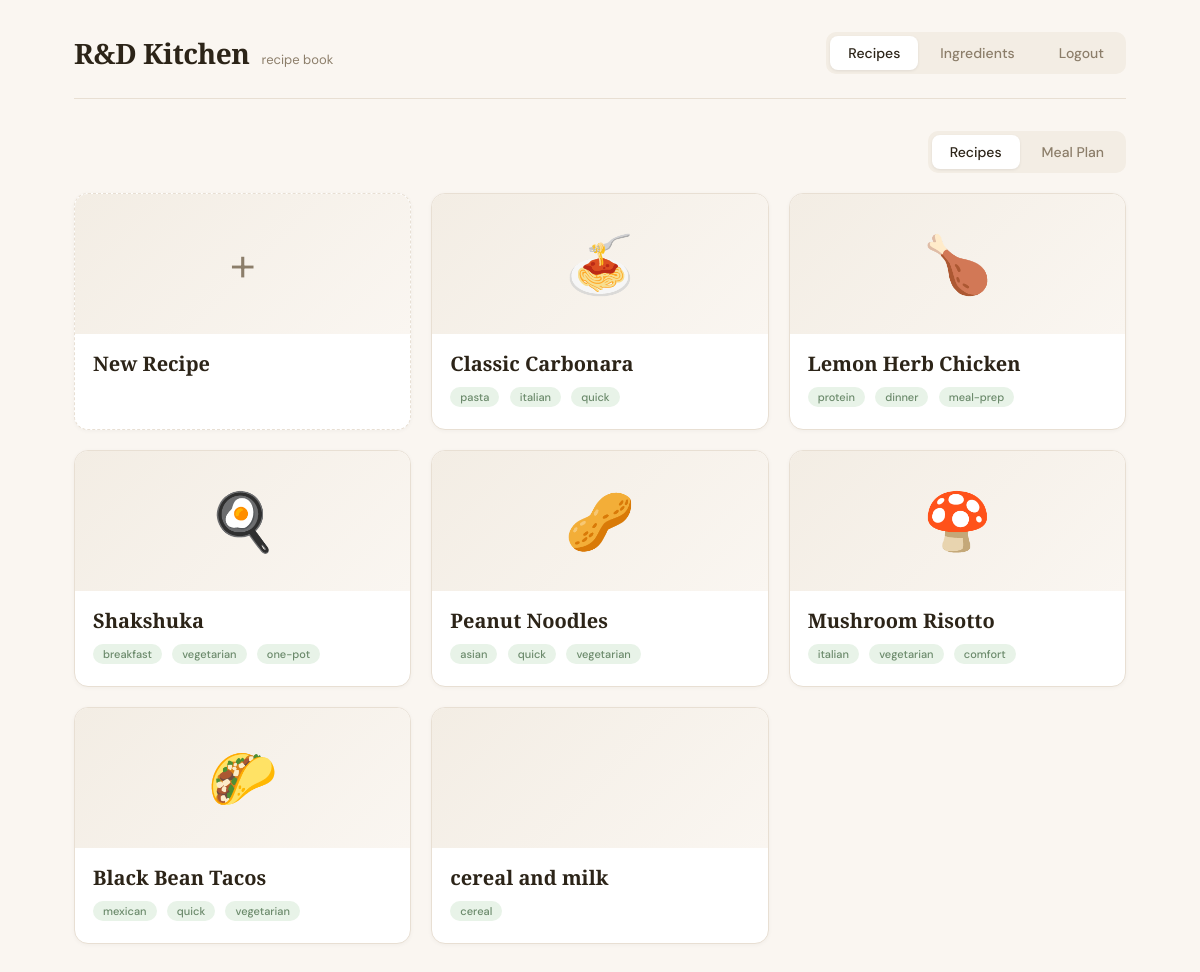
The page / (signed in) on the database its author committed.
### tables this page shows
CREATE TABLE recipe (
    id INTEGER PRIMARY KEY AUTOINCREMENT,
    title TEXT NOT NULL,
    image_path TEXT,
    servings INTEGER NOT NULL DEFAULT 4,
    tags TEXT DEFAULT ''
, source_url TEXT);

### app.py (the view)
@app.route("/")
def home():
    db = get_db()
    recipes = get_all_recipes(db)
    db.close()
    return render_template("home.html", recipes=recipes)

### app.py (called while the page is built)
@app.before_request
def ensure_db():
    if not hasattr(app, "_db_initialized"):
        init_db()
        db = get_db()
        seed_recipes(db)
        db.close()
        if seed_ingredients:
            try:
                seed_ingredients()
            except Exception as e:
                app.logger.warning(f"Ingredient seeding skipped: {e}")
        app._db_initialized = True

@app.context_processor
def utility_processor():
    return {"format_amount": format_amount, "is_admin": session.get("admin", False)}

### database.py (called while the page is built)
def get_db():
    db = sqlite3.connect(DB_PATH)
    db.row_factory = sqlite3.Row
    db.execute("PRAGMA foreign_keys = ON")
    return db

def get_all_recipes(db):
    return db.execute("SELECT * FROM recipe ORDER BY id").fetchall()

### templates/home.html (shortened to what this page needs)
{% extends "base.html" %}
{% block content %}
<div id="home-view">
    <div style="display:flex;justify-content:flex-end;margin-bottom:20px;">
        <div class="mode-toggle">
            <button class="active" data-mode="browse">Recipes</button>
            <button data-mode="plan">Meal Plan</button>
        </div>
    </div>
    <div class="recipe-grid" id="recipe-grid">
        {% if is_admin %}
        <a href="{{ url_for('recipe_new') }}" class="recipe-card new-recipe-card">
            <div class="card-img new-recipe-img">+</div>
            <div class="card-body">
                <div class="card-title">New Recipe</div>
            </div>
        </a>
        {% endif %}
        {% for recipe in recipes %}
        {% include "_recipe_card.html" %}
        {% endfor %}
    </div>
</div>
{% endblock %}

### templates/_recipe_card.html (shortened to what this page needs)
<div class="recipe-card" data-recipe-id="{{ recipe.id }}" data-title="{{ recipe.title }}" data-image="{{ recipe.image_path }}">
    <a href="{{ url_for('recipe_detail', recipe_id=recipe.id) }}" class="card-link" style="text-decoration:none;color:inherit;display:block;">
        {% if recipe.image_path and recipe.image_path.startswith('static/') %}
        <div class="card-img"><img src="{{ url_for('static', filename=recipe.image_path[7:]) }}" alt="{{ recipe.title }}" class="card-img-file"></div>
        {% else %}
        <div class="card-img">{{ recipe.image_path }}</div>
        {% endif %}
        <div class="card-body">
            <div class="card-title">{{ recipe.title }}</div>
            <div class="card-tags">
                {% for tag in recipe.tags.split(',') %}
                {% if tag.strip() %}
                <span class="tag">{{ tag.strip() }}</span>
                {% endif %}
                {% endfor %}
            </div>
        </div>
    </a>
</div>

### static/style.css (style rules this page uses)
:root { --bg: #FAF6F1; --surface: #FFFFFF; --surface-alt: #F3EDE4; --border: #E8DFD3; --text: #2C2418; --text-muted: #8C7E6A; --accent: #C4632A; --accent-light: #F9E8DD; --accent-dark: #A04E1C; --green: #5A8F5C; --green-light: #E8F3E8; --tag: #6B8A6B; --font: 'DM Sans', 'Avenir', sans-serif; --font-display: 'Playfair Display', 'Georgia', serif; }
*, *::before, *::after { box-sizing: border-box; margin: 0; padding: 0; }
body { font-family: var(--font); background: var(--bg); color: var(--text); min-height: 100vh; -webkit-font-smoothing: antialiased; }
.nav-links a, .mode-toggle button { padding: 8px 18px; border-radius: 8px; border: none; cursor: pointer; font-size: 14px; font-weight: 500; font-family: var(--font); background: transparent; color: var(--text-muted); text-decoration: none; transition: all 0.2s; }
.nav-links a.active, .mode-toggle button.active { background: var(--surface); color: var(--text); box-shadow: 0 1px 3px rgba(0,0,0,0.08); }
.mode-toggle { display: flex; gap: 4px; background: var(--surface-alt); border-radius: 10px; padding: 4px; }
.recipe-grid { display: grid; grid-template-columns: repeat(auto-fill, minmax(280px, 1fr)); gap: 20px; }
.recipe-card { background: var(--surface); border-radius: 14px; border: 1.5px solid var(--border); overflow: hidden; cursor: pointer; transition: all 0.25s ease; position: relative; box-shadow: 0 1px 4px rgba(0,0,0,0.04); text-decoration: none; color: inherit; display: block; }
.card-img { height: 140px; display: flex; align-items: center; justify-content: center; font-size: 56px; background: linear-gradient(135deg, var(--surface-alt), var(--bg)); }
.card-body { padding: 16px 18px 18px; }
.card-title { font-family: var(--font-display); font-size: 20px; font-weight: 600; margin-bottom: 8px; }
.tag { display: inline-block; padding: 3px 10px; border-radius: 20px; font-size: 11px; font-weight: 500; background: var(--green-light); color: var(--tag); margin-right: 6px; margin-bottom: 4px; }
.new-recipe-card { border-style: dashed; text-decoration: none; }
.new-recipe-img { font-size: 48px; color: var(--text-muted); font-weight: 300; }

### rows shown on the page
recipe: image_path "🍝", title "Classic Carbonara", strip "pasta" "italian" "quick"
recipe: image_path "🍗", title "Lemon Herb Chicken", strip "protein" "dinner" "meal-prep"
recipe: image_path "🍳", title "Shakshuka", strip "breakfast" "vegetarian" "one-pot"
recipe: image_path "🥜", title "Peanut Noodles", strip "asian" "quick" "vegetarian"
recipe: image_path "🍄", title "Mushroom Risotto", strip "italian" "vegetarian" "comfort"
recipe: image_path "🌮", title "Black Bean Tacos", strip "mexican" "quick" "vegetarian"
recipe: title "cereal and milk", strip "cereal"
